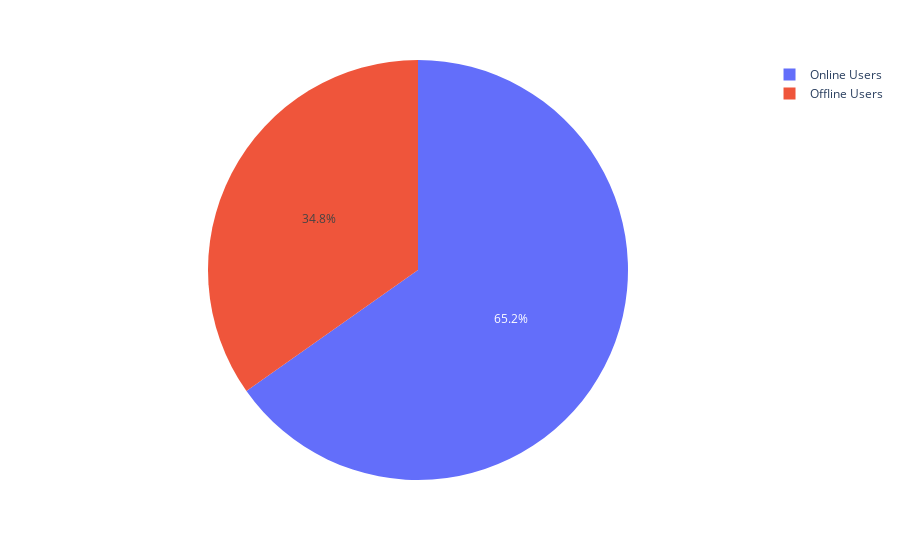

Source (notebook cell):
### Code cell
import plotly.express as px
import numpy

# len(df.index)
    
# Random Data
random_x = [len(offline_user.index),len(online_user.index)]
names = ['Offline Users', 'Online Users']
 
fig = px.pie(values=random_x, names=names)
fig.show()

### Figure 1 — Plotly figure (JSON) as saved in the notebook; plotly's stock layout.template omitted (floating-point values rounded to 4 significant figures)
{"data": [{"domain": {"x": [0, 1], "y": [0, 1]}, "hovertemplate": "label=%{label}<br>value=%{value}<extra></extra>", "labels": ["Offline Users", "Online Users"], "legendgroup": "", "name": "", "showlegend": true, "type": "pie", "values": [16, 30]}], "layout": {"legend": {"tracegroupgap": 0}, "margin": {"t": 60}}}
